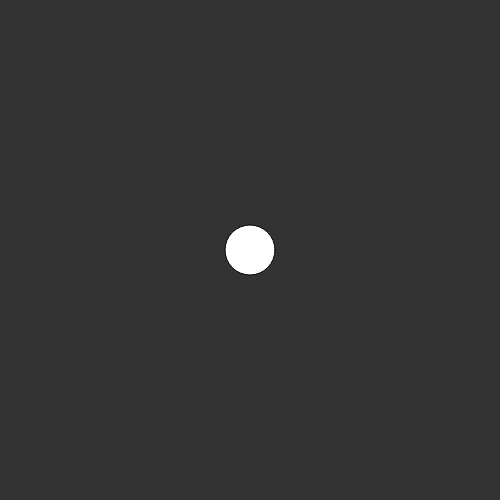
Frame 1 (no input)
Frame 60 (no input): identical to frame 1, image omitted
Frame 120 (the mouse pressed at the canvas centre since frame 60): identical to frame 1, image omitted

The p5.js sketch that drew this single still picture (run headless with seeded random() and noise() and a simulated clock; from frame 60 on, the mouse is pressed at the canvas centre):

// p5.js sketch
// ── sketch.js
let s;
let fr = 10;
let food;
let state=1;
let buttonStartPos;

const r = 10;
const coords = [];

function setup() {
    createCanvas(500, 500);
    for (let i = 0; i < width; i += r) {
        coords.push(i);
    }

    buttonStartPos = createVector(width/2, height/2);

}

function draw() {
    background(51);
    fill(255,255,255);
    if(state==1){
        newGame();
    }
    if(state==2){
        playing();
    }
    if(state==3){
        gameOver();
    }
}

function intiGame(){
    s = new Snake(randomVect());
    fr = 10;
    frameRate(fr);
    food = randomVect();
    state = 2;
}

function gameOver(){
    fill(255,0,0);
    text("SI MUORT", 10, 60);
    text("punteggio = "+s.len, 20, 80);
    
}

function playing(){
    noStroke();
    fill(255, 255, 0);
    s.update();
    s.show();
    fill(255, 0, 0);

    ellipse(food.x + r / 2, food.y + r / 2, r);
    if (s.eat(food)) {
        food = randomVect();
    }

    if (!s.stillAlive()) {
        state = 3;
    }
}

function newGame(){
    ellipse(buttonStartPos.x,buttonStartPos.y, 50);
}

function mouseClicked() {
    if(state == 1){
        const mousePos = createVector(mouseX,mouseY);
        if(buttonStartPos.dist(mousePos)<=25){
            intiGame();
        }
    }
    if(state == 3){
        state = 1;
    }
}

function keyPressed() {
    if (keyCode === LEFT_ARROW) {
        s.velocity = createVector(- r, 0);
    } else if (keyCode === RIGHT_ARROW) {
        s.velocity = createVector(r, 0);
    } else if (keyCode === UP_ARROW) {
        s.velocity = createVector(0, - r);
    } else if (keyCode === DOWN_ARROW) {
        s.velocity = createVector(0, r);
    }
}

function randomVect() {
    const w = random(coords);
    const h = random(coords);
    console.log(w, h);
    return createVector(w, h);
}

function Snake(v) {
    this.len = 1;
    this.pos = [];
    this.pos.push(v);

    this.velocity = createVector(0, 0);
    this.velocityRatio = 1;

    this.show = function () {
        for (let p of this.pos) {

            rect(p.x, p.y, r, r);
        }
    }

    this.update = function () {
        const p = p5.Vector.add(this.head(), p5.Vector.mult(this.velocity, this.velocityRatio));



        this.pos.push(p);

        this.pos.splice(0, this.pos.length - (this.len));

        this.stillAlive(p);

    }

    this.head = function () {
        return this.pos[this.pos.length - 1]
    }

    this.eat = function (f) {
        if (collission(this.head(), f)) {
            s.len++;
            fr += 1;
            frameRate(fr);
            return true;
        }
        return false;
    }

    this.stillAlive = function () {
        const p = this.head();
        if (p.x < 0 || p.x >= width || p.y < 0 || p.y >= height) {
            console.log('DEAD');
            return false;
        }
        for (let i = 0; i < this.pos.length - 2; i++) {
            if (collission(p, this.pos[i])) {
                console.log('DEAD');
                return false
            }
        }

        return true;
    }


}

function collission(v1, v2) {
    return v1.x === v2.x && v1.y === v2.y
}


// ── snake.js
function Snake(v) {
    this.len = 1;
    this.pos = [];
    this.pos.push(v);

    this.velocity = createVector(0, 0);
    this.velocityRatio = 1;
}

Snake.prototype.show = function () {
    for (let p of this.pos) {
        rect(p.x, p.y, r, r);
    }
}

Snake.prototype.update = function () {
    const p = p5.Vector.add(this.head(), p5.Vector.mult(this.velocity, this.velocityRatio));

    this.pos.push(p);

    this.pos.splice(0, this.pos.length - (this.len));
}

Snake.prototype.head = function () {
    return this.pos[this.pos.length - 1]
}

Snake.prototype.eat = function (food) {
    if (collission(this.head(), food)) {
        s.len++;
        fr += 1;
        frameRate(fr);
        return true;
    }
    return false;
}

Snake.prototype.stillAlive = function () {
    const p = this.head();

    if (p.x < 0 || p.x >= width || p.y < 0 || p.y >= height) {
        return false;
    }

    for (let i = 0; i < this.pos.length - 2; i++) {
        if (collission(p, this.pos[i])) {
            return false
        }
    }

    return true;
}


function collission(v1, v2) {
    return v1.x === v2.x && v1.y === v2.y
}
